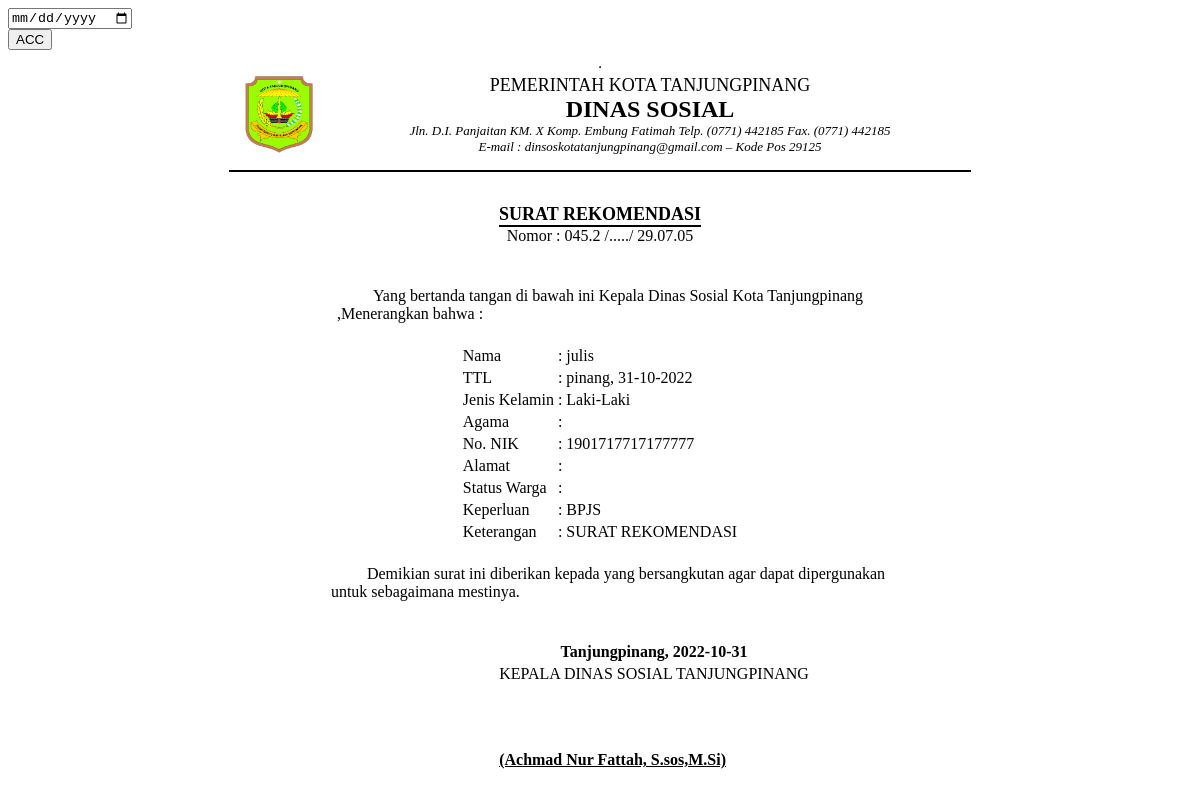
Screenshot of /demo1/view_skp.php?id_request_skp=11 with the database file from the repository.
### tables this page shows
CREATE TABLE `data_request_skp` (
  `id_request_skp` int(11) NOT NULL,
  `nik` varchar(16) NOT NULL,
  `tanggal_request` timestamp NOT NULL DEFAULT current_timestamp(),
  `scan_ktp` text NOT NULL,
  `scan_kk` text NOT NULL,
  `keperluan` varchar(30) NOT NULL,
  `keterangan` varchar(50) NOT NULL DEFAULT 'Data sedang diperiksa oleh Staf',
  `request` varchar(20) NOT NULL DEFAULT 'LAINNYA',
  `status` int(11) NOT NULL DEFAULT 0,
  `acc` date NOT NULL
);

CREATE TABLE `data_user` (
  `nik` varchar(16) NOT NULL,
  `password` varchar(225) NOT NULL,
  `hak_akses` varchar(225) NOT NULL,
  `nama` varchar(30) NOT NULL,
  `tanggal_lahir` date NOT NULL,
  `tempat_lahir` varchar(30) NOT NULL,
  `jekel` varchar(20) NOT NULL,
  `agama` varchar(20) NOT NULL,
  `alamat` text NOT NULL,
  `telepon` varchar(13) NOT NULL,
  `status_warga` varchar(30) NOT NULL
);

### demo1/view_skp.php (the view, shortened to what this page needs)
<?php include '../konek.php';?>
<link href="css/sweetalert.css" rel="stylesheet" type="text/css">
<?php
	if(isset($_GET['id_request_skp'])){
		$id=$_GET['id_request_skp'];
		$sql = "SELECT * FROM data_request_skp natural join data_user WHERE id_request_skp='$id'";
		$query = mysqli_query($konek,$sql);
        $data = mysqli_fetch_array($query,MYSQLI_BOTH);
        $nik = $data['nik'];
		$nama = $data['nama'];
		$tempat = $data['tempat_lahir'];
        $tgl = $data['tanggal_lahir'];
        $format2 = date('d-m-Y', strtotime($tgl));
		$agama = $data['agama'];
		$jekel = $data['jekel'];
		$nama = $data['nama'];
		$alamat = $data['alamat'];
        $status_warga = $data['status_warga'];
        $keperluan = $data['keperluan'];
        $request = $data['request'];
        $acc = $data['acc'];
	}
?>
                <div class="page-inner mt--5">
					<div class="row mt--2">
						<div class="col-md-6">
							<div class="card full-height">
								<div class="card-body">
								    <div class="card-tools">
                                        <form action="" method="POST">
                                            <div class="form-group">
                                                <input type="date" name="tgl_acc" class="form-control" required="">
                                                <div class="form-group">
                                                    <input type="submit" name="ttd" value="ACC" class="btn btn-primary btn-sm">
                                                </div>
                                            </div>
                                        </form>
									</div>
								</div>
							</div>
						</div>
					</div>
					<div class="row">
						<div class="col-md-12">
							<div class="card">
								<div class="card-body">
                                <table border="1" align="center">
                                <table border="0" align="center">
        <tr>
        <td><img src="img/kopdinsos.jpg" width="100" height="87" alt=""></td>
        <td></td>
        <td></td>
        <td></td>
        <td></td>
        <td></td>
        <td></td>
        <td></td>
        <td></td>
        <td></td>
        <td></td>
        <td></td>
        <td></td>
        <td></td>
        <td></td>
        <td></td>
        <td></td>
        <td></td>
        <td></td>
        <td></td>
            <td>
                <center>
                    <font size="4">PEMERINTAH KOTA TANJUNGPINANG</font><br>
                    <font size="5"><b>DINAS SOSIAL</b></font><br>
                    <font size="2"><i>Jln. D.I. Panjaitan KM. X Komp. Embung Fatimah Telp. (0771) 442185 Fax. (0771) 442185</i></font><br>
                    <font size="2"><i>E-mail : dinsoskotatanjungpinang@gmail.com – Kode Pos 29125</i></font><br>
                </center>
            </td>
        <td></td>
        <td></td>
        <td></td>
        <td></td>
        <td></td>
        <td></td>
        <td></td>
        <td></td>
        <td></td>
        <td></td>
        <td></td>
        <td></td>
        <td></td>
        <td></td>
        <td></td>
        <td></td>
        <td></td>
        <td></td>
        <td></td>
        <td></td>
        </tr>
        <tr>
            <td colspan="400" border align="90" ><hr color="black"></td>
        </tr>
    </table>
    <br>
    <table border="0" align="center">
        <tr>
            <td>
                <center>
                    <font size="4"><b>SURAT REKOMENDASI</b></font><br>
                    <hr style="margin:0px" color="black">
                    <span>Nomor : 045.2 /...../ 29.07.05</span>
                </center>
            </td>
        </tr>
    </table>
    <br>
    <br>
    <table border="0" align="center">
        <tr>
            <td>
                &nbsp;&nbsp;&nbsp;&nbsp;&nbsp;&nbsp;&nbsp;&nbsp;&nbsp;Yang bertanda tangan di bawah ini Kepala Dinas Sosial Kota Tanjungpinang <br> ,Menerangkan bahwa :
            </td>
        </tr>
    </table>
    <br>
    <table border="0" align="center">
        <tr>
            <td>Nama</td>
            <td>:</td>
            <td><?php echo $nama;?></td>
        </tr>
        <tr>
            <td>TTL</td>
            <td>:</td>
            <td><?php echo $tempat.", ".$format2;?></td>
        </tr>
        <tr>
            <td>Jenis Kelamin</td>
            <td>:</td>
            <td><?php echo $jekel;?></td>
        </tr>
        <tr>
            <td>Agama</td>
            <td>:</td>
            <td><?php echo $agama;?></td>
        </tr>
        <tr>
            <td>No. NIK</td>
            <td>:</td>
            <td><?php echo $nik;?></td>
        </tr>
        <tr>
            <td>Alamat</td>
            <td>:</td>
            <td><?php echo $alamat;?></td>
        </tr>
        <tr>
            <td>Status Warga</td>
            <td>:</td>
            <td><?php echo $status_warga;?></td>
        </tr>
        <tr>
            <td>Keperluan</td>
            <td>:</td>
            <td><?php echo $keperluan;?></td>
        </tr>
        <tr>
            <td>Keterangan</td>
            <td>:</td>
            <?php
                if($request=="LAINNYA"){
                    $request="SURAT REKOMENDASI";
                }
            ?>
            <td><?php echo $request;?></td>
        </tr>
    </table>
    <br>
    <table border="0" align="center">
        <tr>
            <td>
                &nbsp;&nbsp;&nbsp;&nbsp;&nbsp;&nbsp;&nbsp;&nbsp;&nbsp;&nbsp;&nbsp;&nbsp;&nbsp;Demikian surat ini diberikan kepada yang bersangkutan agar dapat dipergunakan<br>&nbsp;&nbsp;&nbsp;&nbsp;untuk sebagaimana mestinya.
            </td>
        </tr>
    </table>
    <br>
    <br>
    <table border="0" align="center">
        <tr>
            <th></th>
            <th width="100px"></th>
            <th>Tanjungpinang, <?php echo $acc;?></th>
        </tr>
        <tr>
            <td> </td>
            <td></td>
            <td>KEPALA DINAS SOSIAL TANJUNGPINANG</td>
        </tr>
        <tr>
            <td rowspan="15"></td>
            <td></td>
            <td rowspan="15"></td>
        </tr>
        <tr>
            <td></td>
        </tr>
        <tr>
            <td></td>
        </tr>
        <tr>
            <td></td>
        </tr>
        <tr>
            <td></td>
        </tr>
        <tr>
            <td></td>
        </tr>
        <tr>
            <td></td>
        </tr>
        <tr>
            <td></td>
        </tr>
        <tr>
            <td></td>
        </tr>
        <tr>
            <td></td>
        </tr>
        <tr>
            <td></td>
        </tr>
        <tr>
            <td></td>
        </tr>
        <tr>
            <td></td>
        </tr><tr>
            <td></td>
        </tr><tr>
            <td></td>
        </tr><tr>
            <td></td>
        </tr>
        <tr>
            <td></td>
            <td></td>
            <td><b><u>(Achmad Nur Fattah, S.sos,M.Si)</u></b></td>
        </tr>
    </table>
                                </table>
								</div>
							</div>
						</div>
					</div>
			</div>

### rows the page displays
data_request_skp: nik.nama "julis", nik.tempat_lahir "pinang", nik.tanggal_lahir "31-10-2022", nik.jekel "Laki-Laki", nik "1901717717177777", keperluan "BPJS", request "SURAT REKOMENDASI", acc "2022-10-31"
